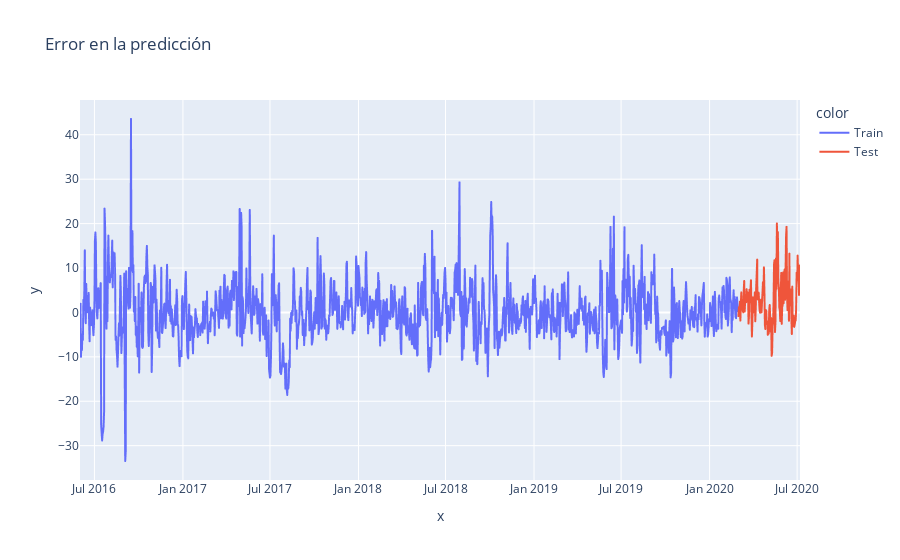

Notebook code for this chart:
### Markdown cell above
**4. Gráfica del error**

### Code cell
# calculamos errores de train y test
error_train = y_train_prophet - y_train_pred

error_test = y_test_prophet - y_test_pred
error = pd.concat([error_train, error_test]).reset_index(drop = True)

# graficamos errores
fig = px.line(x = df.date, y=error, title='Error en la predicción', color = df.set)
fig.show()

### Figure 1 — Plotly figure (JSON) as saved in the notebook; plotly's stock layout.template omitted (floating-point values rounded to 4 significant figures; data arrays with more than 128 entries replaced by an {"elided": "..."} marker saying what was removed)
{"data": [{"hovertemplate": "color=Train<br>x=%{x}<br>y=%{y}<extra></extra>", "legendgroup": "Train", "line": {"color": "#636efa", "dash": "solid"}, "marker": {"symbol": "circle"}, "mode": "lines", "name": "Train", "showlegend": true, "type": "scattergl", "x": {"elided": "1369 str values"}, "xaxis": "x", "y": {"elided": "1369 float values"}, "yaxis": "y"}, {"hovertemplate": "color=Test<br>x=%{x}<br>y=%{y}<extra></extra>", "legendgroup": "Test", "line": {"color": "#EF553B", "dash": "solid"}, "marker": {"symbol": "circle"}, "mode": "lines", "name": "Test", "showlegend": true, "type": "scattergl", "x": {"elided": "129 str values"}, "xaxis": "x", "y": {"elided": "129 float values"}, "yaxis": "y"}], "layout": {"legend": {"title": {"text": "color"}, "tracegroupgap": 0}, "title": {"text": "Error en la predicción"}, "xaxis": {"anchor": "y", "domain": [0, 1], "title": {"text": "x"}}, "yaxis": {"anchor": "x", "domain": [0, 1], "title": {"text": "y"}}}}
